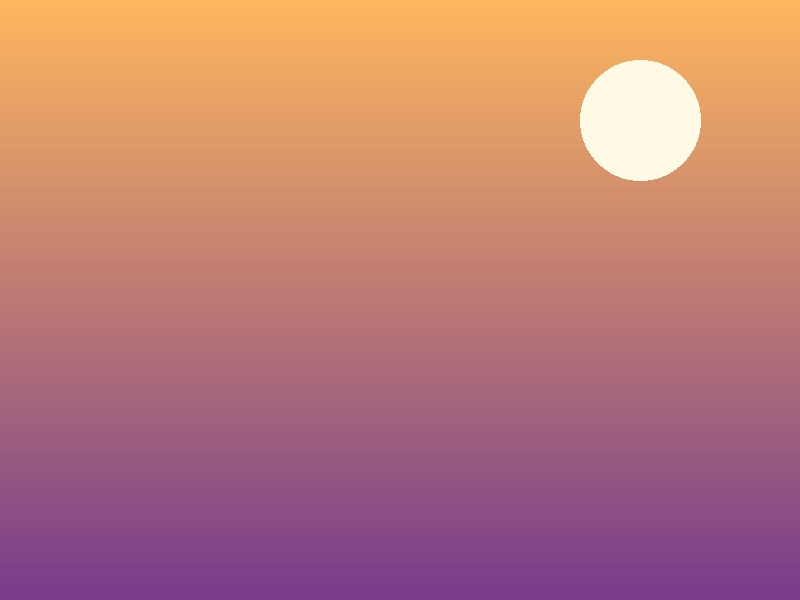
#> input picture tools/photo-web-mock/photos/sample-dawn.jpg, 800 x 600 px
$ python gen-default-photo.py photo-web-mock/photos/sample-dawn.jpg
#> lines starting #> are read from the running program, lines starting #| are printed output that depends on the picture
#!/usr/bin/env python3
# -*- coding: utf-8 -*-
"""
把一张彩色照片转成"这块 1-bit 屏能直接显示的位图"，并生成固件用的 C 数组。

为什么要在 PC 上先抖动：
  屏是 400x300 单色 RLCD，flush 里只做一次固定阈值二值化。照片若交给设备
  自己解 JPEG 再抖动，要占 PSRAM 里 156KB 解码缓冲 + 几百毫秒 CPU，而默认图
  是开机第一帧就要显示的常量。事先抖成 1bpp 后，6.5KB 全在 Flash，
  固件里只需把 bit 展开成 RGB565。

处理和 photo_loader.cc 的 SD 卡照片走同一套语义：
  裁切(fit/cover 或手动窗口) -> 灰度 -> 锐化 -> 高光抬升 -> 1%/99% 拉伸 -> Bayer 8x8

用法：
  # 自动 cover 裁切
  python gen-default-photo.py in.jpg --out-c out.c
  # 指定裁切窗（源图像素坐标 x,y,w,h），并把高光抬起来让脸不糊
  python gen-default-photo.py in.jpg --crop 680,100,660,780 \
         --sharp 200 --lift 1.15 --knee 150 --out-c out.c
"""
import argparse
import os

from PIL import Image, ImageFilter

BAYER = [
    [0, 32, 8, 40, 2, 34, 10, 42],
    [48, 16, 56, 24, 50, 18, 58, 26],
    [12, 44, 4, 36, 14, 46, 6, 38],
    [60, 28, 52, 20, 62, 30, 54, 22],
    [3, 35, 11, 43, 1, 33, 9, 41],
    [51, 19, 59, 27, 49, 17, 57, 25],
    [15, 47, 7, 39, 13, 45, 5, 37],
    [63, 31, 55, 23, 61, 29, 53, 21],
]


def cover_crop(src, tw, th):
    """按目标比例居中裁剪（cover），和 photo_loader.cc 一致"""
    sw, sh = src.size
    dst_ratio, src_ratio = tw / th, sw / sh
    if src_ratio > dst_ratio:
        ch, cw = sh, int(sh * dst_ratio)
        ox, oy = (sw - cw) // 2, 0
    else:
        cw, ch = sw, int(sw / dst_ratio)
        ox, oy = 0, (sh - ch) // 2
    return src.crop((ox, oy, ox + cw, oy + ch)).resize((tw, th), Image.LANCZOS)


# [4 lines left out: function custom_crop, not called in this run]


def lift_highlights(img, lift, knee):
    """把 knee 以上的浅灰往白推。
    单色屏上人脸是"浅灰一片 + 几个深色五官"，不抬的话整片浅灰会抖成网点，
    五官淹没在噪点里；抬起来后脸接近纯白，只剩眼睛和轮廓是黑的。"""
    if lift <= 1.0:
        return img

    # [5 lines left out: function f, not called in this run]

    return img.point([f(i) for i in range(256)])


def stretch(img, tw, th, contrast=1.0, brightness=0):
    """1%/99% 分位拉伸 + 可选对比度/亮度（与固件里那段直方图拉伸同义）"""
    px = img.load()
    total = tw * th
    hist = [0] * 256
    for y in range(th):
        for x in range(tw):
            hist[px[x, y]] += 1

    lo, hi, acc = 0, 255, 0
    for i in range(256):
        acc += hist[i]
        if acc >= total * 0.01:
            lo = i
            break
    acc = 0
    for i in range(256):
        acc += hist[i]
        if acc >= total * 0.99:
            hi = i
            break
    span = hi - lo
    if span < 12:
        lo, hi, span = 0, 255, 255

    out = [[0] * tw for _ in range(th)]
    for y in range(th):
        for x in range(tw):
            v = (px[x, y] - lo) * 255 // span
            v = 0 if v < 0 else (255 if v > 255 else v)
            if contrast != 1.0:
                v = int((v - 128) * contrast + 128)
            v += brightness
            out[y][x] = 0 if v < 0 else (255 if v > 255 else v)
    return out


def bayer(gray, tw, th):
    out = Image.new('1', (tw, th), 0)
    px = out.load()
    for y in range(th):
        row = gray[y]
        brow = BAYER[y & 7]
        for x in range(tw):
            px[x, y] = 1 if row[x] > brow[x & 7] * 4 + 2 else 0
    return out


# [32 lines left out: function to_c_array, not called in this run]


def main():
    ap = argparse.ArgumentParser()
    ap.add_argument('src')
    ap.add_argument('--width', type=int, default=210)
    ap.add_argument('--height', type=int, default=248)
    ap.add_argument('--crop', default=None, help='x,y,w,h（源图像素）；省略则自动 cover')
    ap.add_argument('--sharp', type=int, default=0, help='UnsharpMask percent，0=关')
    ap.add_argument('--lift', type=float, default=1.0, help='高光抬升倍数，1.0=关')
    ap.add_argument('--knee', type=int, default=150, help='高光抬升起点')
    ap.add_argument('--contrast', type=float, default=1.0)
    ap.add_argument('--brightness', type=int, default=0)
    ap.add_argument('--out-c', default=None)
    ap.add_argument('--out-png', default=None)
    ap.add_argument('--out-check', default=None, help='并排对比图（原灰度 vs 抖动，3x）')
    args = ap.parse_args()

    tw, th = args.width, args.height
    src = Image.open(args.src).convert('L')
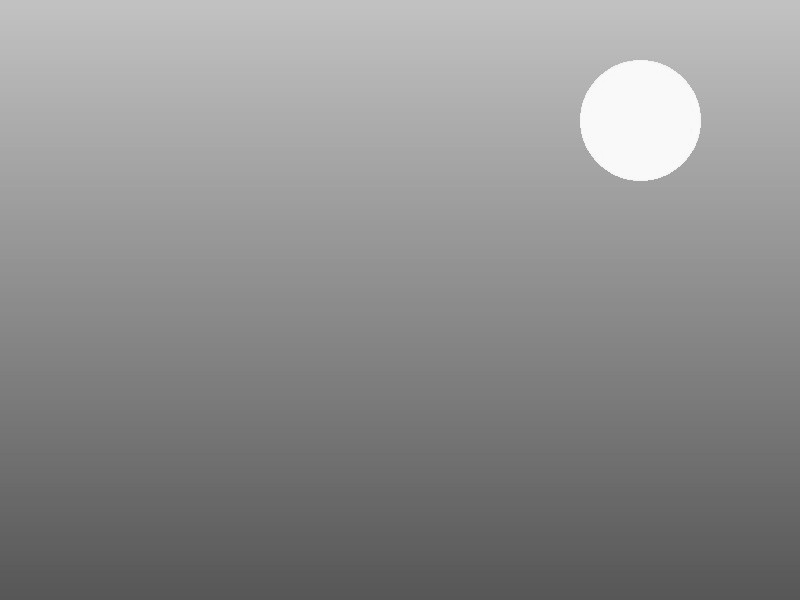
#> src: PIL image 800x600 L; min 87, max 254, mean 142.1

    if args.crop:
        box = tuple(int(v) for v in args.crop.split(','))
        assert len(box) == 4, '--crop 需要 x,y,w,h'
        crop = custom_crop(src, box, tw, th)
    else:
        crop = cover_crop(src, tw, th)
#> in cover_crop, `return src.crop((ox, oy, ox + cw, oy + ch)).resize((tw, th), Image.LAN..`:
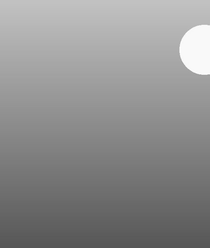
#> returned value: PIL image 210x248 L; min 87, max 255, mean 142.1

    if args.sharp:
        crop = crop.filter(ImageFilter.UnsharpMask(radius=2, percent=args.sharp, threshold=2))
    crop = lift_highlights(crop, args.lift, args.knee)

    gray = stretch(crop, tw, th, args.contrast, args.brightness)
#> after the loop in stretch, `for y in range(th):`: out = 248 items
#> gray = 248 items
    bits = bayer(gray, tw, th)
#> in bayer, `out = Image.new('1', (tw, th), 0)`: out: PIL image 210x248 1; every value is 0
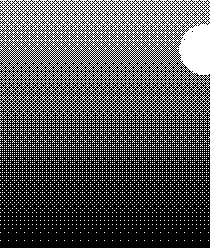
#> bits: PIL image 210x248 1; 33.1% white in thin lines or dots

    if args.out_png:
        bits.save(args.out_png)

    if args.out_check:
        g = Image.new('RGB', (tw * 2 + 8, th), (24, 24, 24))
        g.paste(crop.convert('RGB'), (0, 0))
        g.paste(bits.convert('RGB'), (tw + 8, 0))
        g.resize(((tw * 2 + 8) * 3, th * 3), Image.NEAREST).save(args.out_check)

    if args.out_c:
        size, stride = to_c_array(bits, tw, th, args.out_c, os.path.basename(args.src))
        print('C array: %d 字节（%dx%d，stride %d）-> %s' % (size, tw, th, stride, args.out_c))

    print('done %dx%d' % (tw, th))


if __name__ == '__main__':
    main()
